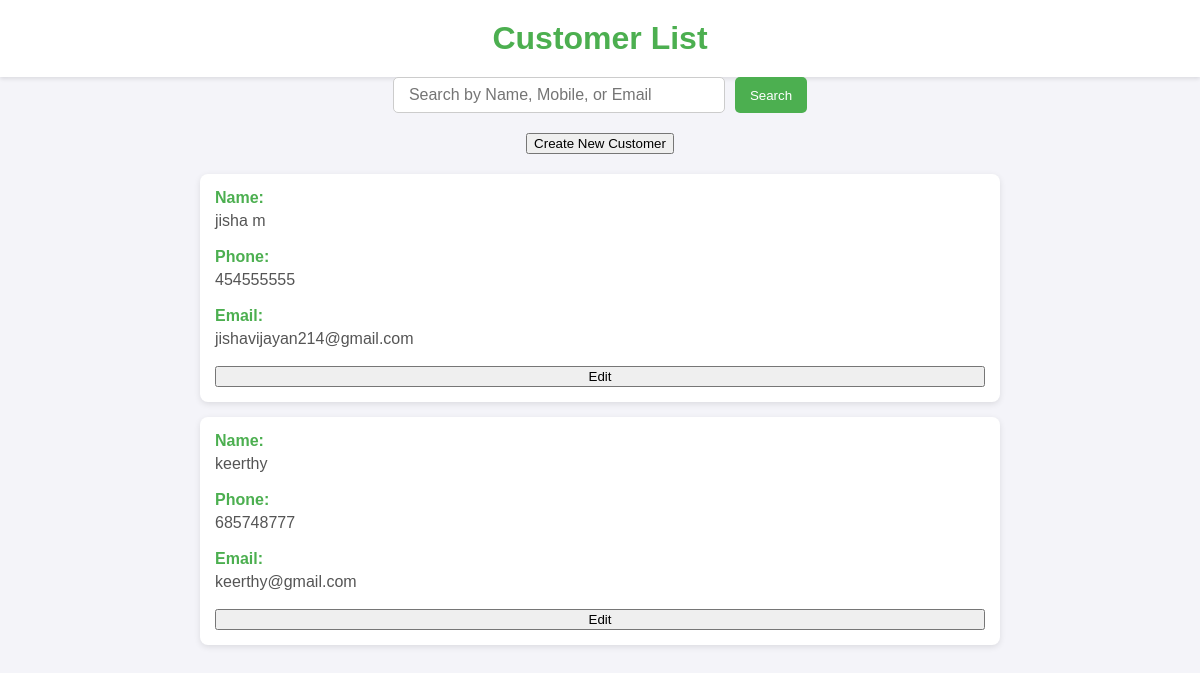
The app's page /customers/ with its own data.
### customers/models.py (models this page shows, shortened)
class Customer(models.Model):
    name = models.CharField(max_length=255)
    phone_number = models.CharField(max_length=15, unique=True)
    email = models.EmailField(unique=True)

### customers/views.py (the view, shortened to what this page needs)
# urls.py: path('customers/', views.customer_list, name='customer_list'),
@csrf_exempt
def customer_list(request):
    if request.method == 'GET':
        customers = Customer.objects.all()
        search_query = request.GET.get('q', '')
        if search_query:
            customers = customers.filter(
                Q(name__icontains=search_query) |
                Q(phone_number__icontains=search_query) |
                Q(email__icontains=search_query)
            )
        return render(request, 'customers/customer_list.html', {'customers': customers})

### customers/templates/customers/customer_list.html (shortened to what this page needs)
<!DOCTYPE html>
<html lang="en">
<head>
</head>
<body>
    <h1>Customer List</h1>
    <div class="search-bar">
        <input type="text" id="searchQuery" placeholder="Search by Name, Mobile, or Email" />
        <button onclick="searchCustomers()">Search</button>
    </div>
    <div style="text-align: center; margin-bottom: 20px;">
        <button onclick="toggleCreateForm()">Create New Customer</button>
    </div>
    <ul>
        {% for customer in customers %}
            <li>
                <strong>Name:</strong> <span>{{ customer.name }}</span><br>
                <strong>Phone:</strong> <span>{{ customer.phone_number }}</span><br>
                <strong>Email:</strong> <span>{{ customer.email }}</span><br>
                <button onclick="editCustomer({{ customer.id }}, '{{ customer.name }}', '{{ customer.phone_number }}', '{{ customer.email }}')">Edit</button>
            </li>
        {% empty %}
            <li class="empty-message">No customers found.</li>
        {% endfor %}
    </ul>
</body>
</html>

### customers/templates/customers/customer_list.html (style rules this page uses)
body { font-family: Arial, sans-serif; background-color: #f4f4f9; margin: 0; padding: 0; color: #333; }
h1 { text-align: center; color: #4CAF50; padding: 20px; background-color: #ffffff; margin: 0; box-shadow: 0 2px 4px rgba(0, 0, 0, 0.1); }
ul { list-style-type: none; padding: 0; margin: 20px auto; width: 80%; max-width: 800px; }
li { background-color: #ffffff; margin-bottom: 15px; padding: 15px; border-radius: 8px; box-shadow: 0 2px 6px rgba(0, 0, 0, 0.1); display: flex; flex-direction: column; }
li strong { font-weight: bold; color: #4CAF50; margin-bottom: 5px; }
li span { color: #555; }
.search-bar { display: flex; justify-content: center; margin-bottom: 20px; }
.search-bar input { padding: 8px 15px; font-size: 16px; border-radius: 5px; border: 1px solid #ccc; width: 300px; margin-right: 10px; }
.search-bar button { padding: 8px 15px; background-color: #4CAF50; color: white; border: none; border-radius: 5px; cursor: pointer; }

### records on screen
Customer: name "jisha m", phone_number "454555555", email "jishavijayan214@gmail.com"
Customer: name "keerthy", phone_number "685748777", email "keerthy@gmail.com"
